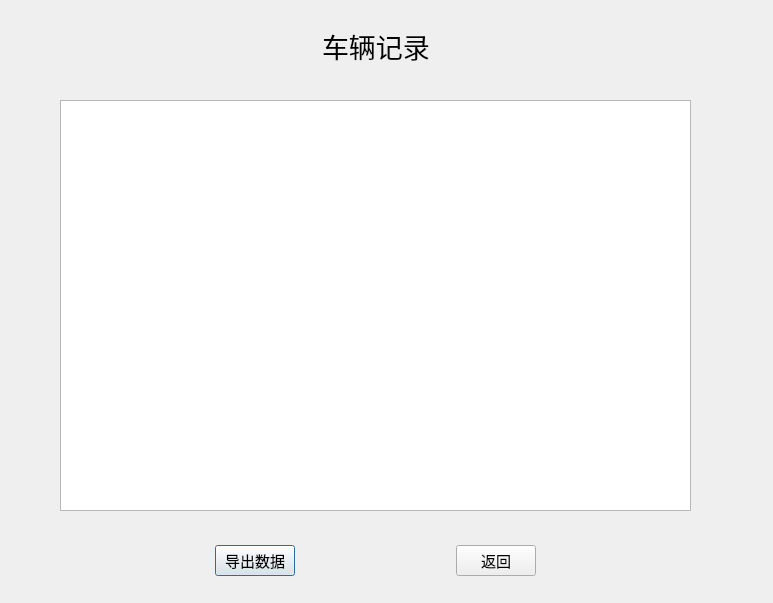
<?xml version="1.0" encoding="UTF-8"?>
<ui version="4.0">
 <class>zhlParkingDialog</class>
 <widget class="QDialog" name="zhlParkingDialog">
  <property name="geometry">
   <rect>
    <x>0</x>
    <y>0</y>
    <width>773</width>
    <height>603</height>
   </rect>
  </property>
  <property name="windowTitle">
   <string>Dialog</string>
  </property>
  <property name="styleSheet">
   <string notr="true">background-image: url(:/new/prefix1/oot/1.jpg);</string>
  </property>
  <widget class="QWidget" name="verticalLayoutWidget">
   <property name="geometry">
    <rect>
     <x>60</x>
     <y>100</y>
     <width>631</width>
     <height>411</height>
    </rect>
   </property>
   <layout class="QVBoxLayout" name="verticalLayout_2">
    <item>
     <widget class="QTableWidget" name="tableWidget">
      <property name="font">
       <font>
        <family>MingLiU_HKSCS-ExtB</family>
       </font>
      </property>
      <attribute name="horizontalHeaderDefaultSectionSize">
       <number>155</number>
      </attribute>
     </widget>
    </item>
   </layout>
  </widget>
  <widget class="QWidget" name="layoutWidget">
   <property name="geometry">
    <rect>
     <x>60</x>
     <y>10</y>
     <width>631</width>
     <height>71</height>
    </rect>
   </property>
   <layout class="QHBoxLayout" name="horizontalLayout_2">
    <item>
     <spacer name="horizontalSpacer_2">
      <property name="orientation">
       <enum>Qt::Horizontal</enum>
      </property>
      <property name="sizeHint" stdset="0">
       <size>
        <width>40</width>
        <height>20</height>
       </size>
      </property>
     </spacer>
    </item>
    <item>
     <widget class="QLabel" name="label">
      <property name="font">
       <font>
        <family>Agency FB</family>
        <pointsize>20</pointsize>
       </font>
      </property>
      <property name="text">
       <string>车辆记录</string>
      </property>
     </widget>
    </item>
    <item>
     <spacer name="horizontalSpacer_3">
      <property name="orientation">
       <enum>Qt::Horizontal</enum>
      </property>
      <property name="sizeHint" stdset="0">
       <size>
        <width>40</width>
        <height>20</height>
       </size>
      </property>
     </spacer>
    </item>
   </layout>
  </widget>
  <widget class="QWidget" name="layoutWidget">
   <property name="geometry">
    <rect>
     <x>60</x>
     <y>530</y>
     <width>631</width>
     <height>61</height>
    </rect>
   </property>
   <layout class="QGridLayout" name="gridLayout">
    <item row="0" column="0">
     <spacer name="horizontalSpacer_6">
      <property name="orientation">
       <enum>Qt::Horizontal</enum>
      </property>
      <property name="sizeHint" stdset="0">
       <size>
        <width>40</width>
        <height>20</height>
       </size>
      </property>
     </spacer>
    </item>
    <item row="0" column="1">
     <widget class="QPushButton" name="pushButton">
      <property name="font">
       <font>
        <pointsize>11</pointsize>
       </font>
      </property>
      <property name="text">
       <string>导出数据</string>
      </property>
     </widget>
    </item>
    <item row="0" column="2">
     <spacer name="horizontalSpacer">
      <property name="orientation">
       <enum>Qt::Horizontal</enum>
      </property>
      <property name="sizeHint" stdset="0">
       <size>
        <width>40</width>
        <height>20</height>
       </size>
      </property>
     </spacer>
    </item>
    <item row="0" column="3">
     <widget class="QPushButton" name="pushButton_2">
      <property name="font">
       <font>
        <pointsize>11</pointsize>
       </font>
      </property>
      <property name="text">
       <string>返回</string>
      </property>
     </widget>
    </item>
    <item row="0" column="4">
     <spacer name="horizontalSpacer_7">
      <property name="orientation">
       <enum>Qt::Horizontal</enum>
      </property>
      <property name="sizeHint" stdset="0">
       <size>
        <width>40</width>
        <height>20</height>
       </size>
      </property>
     </spacer>
    </item>
   </layout>
  </widget>
 </widget>
 <resources/>
 <connections/>
</ui>
